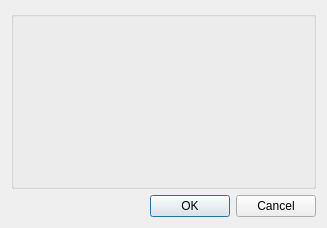
<?xml version="1.0" encoding="UTF-8"?>
<ui version="4.0">
 <class>Dialog</class>
 <widget class="QDialog" name="Dialog">
  <property name="geometry">
   <rect>
    <x>0</x>
    <y>0</y>
    <width>327</width>
    <height>228</height>
   </rect>
  </property>
  <property name="windowTitle">
   <string>Dialog</string>
  </property>
  <layout class="QVBoxLayout" name="verticalLayout">
   <item>
    <widget class="QGroupBox" name="groupBox">
     <property name="title">
      <string/>
     </property>
     <layout class="QVBoxLayout" name="verticalLayout_2">
      <item>
       <layout class="QVBoxLayout" name="layoutContaner">
        <property name="spacing">
         <number>0</number>
        </property>
        <property name="sizeConstraint">
         <enum>QLayout::SetFixedSize</enum>
        </property>
        <property name="leftMargin">
         <number>5</number>
        </property>
       </layout>
      </item>
      <item>
       <spacer name="verticalSpacer">
        <property name="orientation">
         <enum>Qt::Vertical</enum>
        </property>
        <property name="sizeHint" stdset="0">
         <size>
          <width>20</width>
          <height>40</height>
         </size>
        </property>
       </spacer>
      </item>
     </layout>
    </widget>
   </item>
   <item>
    <widget class="QDialogButtonBox" name="buttonBox">
     <property name="locale">
      <locale language="Russian" country="Russia"/>
     </property>
     <property name="orientation">
      <enum>Qt::Horizontal</enum>
     </property>
     <property name="standardButtons">
      <set>QDialogButtonBox::Cancel|QDialogButtonBox::Ok</set>
     </property>
     <property name="centerButtons">
      <bool>false</bool>
     </property>
    </widget>
   </item>
  </layout>
 </widget>
 <resources/>
 <connections>
  <connection>
   <sender>buttonBox</sender>
   <signal>accepted()</signal>
   <receiver>Dialog</receiver>
   <slot>accept()</slot>
   <hints>
    <hint type="sourcelabel">
     <x>248</x>
     <y>254</y>
    </hint>
    <hint type="destinationlabel">
     <x>157</x>
     <y>274</y>
    </hint>
   </hints>
  </connection>
  <connection>
   <sender>buttonBox</sender>
   <signal>rejected()</signal>
   <receiver>Dialog</receiver>
   <slot>reject()</slot>
   <hints>
    <hint type="sourcelabel">
     <x>316</x>
     <y>260</y>
    </hint>
    <hint type="destinationlabel">
     <x>286</x>
     <y>274</y>
    </hint>
   </hints>
  </connection>
 </connections>
</ui>
